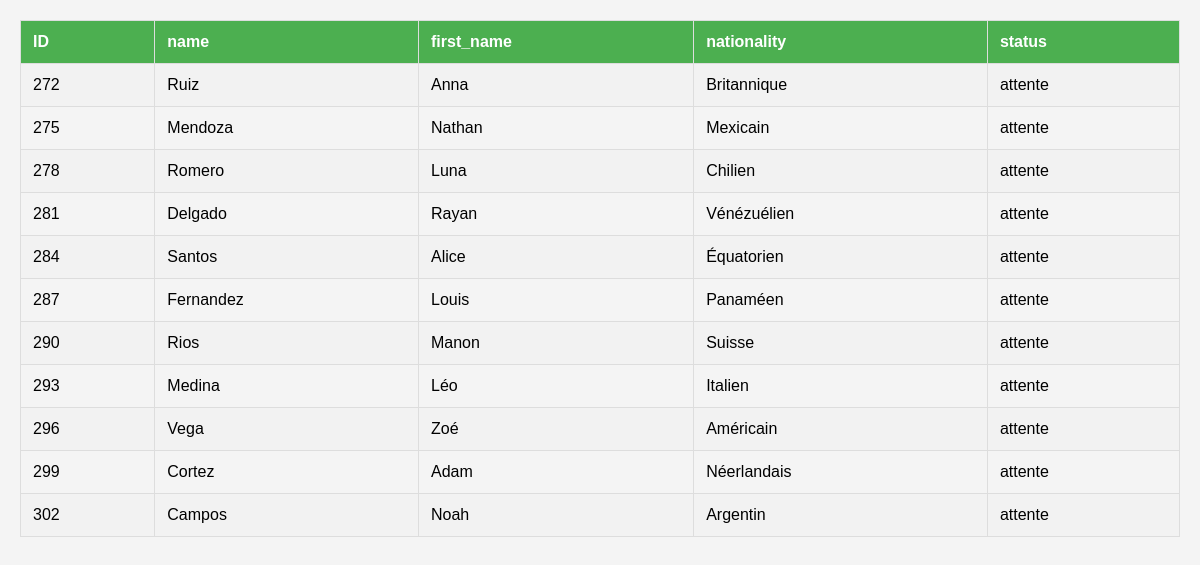
The app's page /run6.php with its own data.
### tables this page shows
CREATE TABLE `course_athelete` (
  `course_id` bigint(20) UNSIGNED NOT NULL,
  `athelete_id` bigint(20) UNSIGNED NOT NULL,
  `temps` double NOT NULL
);

CREATE TABLE `athelete` (
  `name` varchar(255) NOT NULL,
  `firstname` varchar(255) NOT NULL,
  `email` varchar(255) NOT NULL,
  `password` varchar(255) NOT NULL,
  `id` bigint(20) UNSIGNED NOT NULL,
  `nationality` varchar(20) NOT NULL,
  `distance` int(32) NOT NULL,
  `date_de_naissance` date DEFAULT NULL,
  `penality` varchar(255) DEFAULT NULL,
  `status` varchar(255) DEFAULT 'ATTENTE'
);

### run6.php (the view, shortened to what this page needs)
<!DOCTYPE html>
<html lang="en">
<head>
</head>
<body>
</body>
</html>
<?php
include("sql.php");
$conn = new mysqli($db_server, $db_user, $db_pass, $db_name);
$sql="SELECT * FROM athelete a JOIN course_athelete c ON a.id=c.athelete_id WHERE c.course_id=6;";
$result= $conn->query($sql);
if ($result->num_rows > 0) {
    echo "<table border='1'><tr><th>ID</th><th>name</th><th>first_name</th><th>nationality</th><th>status</th></tr>";
    while ($row = $result->fetch_assoc()) {
        echo "<tr>
                <td>" . htmlspecialchars($row["id"]) . "</td>
                <td>" . htmlspecialchars($row["name"]) . "</td>
                <td>" . htmlspecialchars($row["firstname"]) . "</td>
                <td>" . htmlspecialchars($row["nationality"]) . "</td>
                <td>" . htmlspecialchars($row["status"]) . "</td>
              </tr>";
    }
    echo "</table>";
} else {
    echo "Aucun athlète trouvé.";
}
?>

### run6.php (style rules this page uses)
body { font-family: Arial, sans-serif; background-color: #f4f4f4; margin: 0; padding: 20px; }
table { width: 100%; border-collapse: collapse; margin-bottom: 20px; }
table, th, td { border: 1px solid #ddd; }
th, td { padding: 12px; text-align: left; }
th { background-color: #4CAF50; color: white; }
tr:nth-child(even) { background-color: #f2f2f2; }

### records on screen
course_athelete: athelete "272", athelete.name "Ruiz", athelete.firstname "Anna", athelete.nationality "Britannique", athelete.status "attente"
course_athelete: athelete "275", athelete.name "Mendoza", athelete.firstname "Nathan", athelete.nationality "Mexicain", athelete.status "attente"
course_athelete: athelete "278", athelete.name "Romero", athelete.firstname "Luna", athelete.nationality "Chilien", athelete.status "attente"
course_athelete: athelete "281", athelete.name "Delgado", athelete.firstname "Rayan", athelete.nationality "Vénézuélien", athelete.status "attente"
course_athelete: athelete "284", athelete.name "Santos", athelete.firstname "Alice", athelete.nationality "Équatorien", athelete.status "attente"
course_athelete: athelete "287", athelete.name "Fernandez", athelete.firstname "Louis", athelete.nationality "Panaméen", athelete.status "attente"
course_athelete: athelete "290", athelete.name "Rios", athelete.firstname "Manon", athelete.nationality "Suisse", athelete.status "attente"
course_athelete: athelete "293", athelete.name "Medina", athelete.firstname "Léo", athelete.nationality "Italien", athelete.status "attente"
course_athelete: athelete "296", athelete.name "Vega", athelete.firstname "Zoé", athelete.nationality "Américain", athelete.status "attente"
course_athelete: athelete "299", athelete.name "Cortez", athelete.firstname "Adam", athelete.nationality "Néerlandais", athelete.status "attente"
course_athelete: athelete "302", athelete.name "Campos", athelete.firstname "Noah", athelete.nationality "Argentin", athelete.status "attente"
